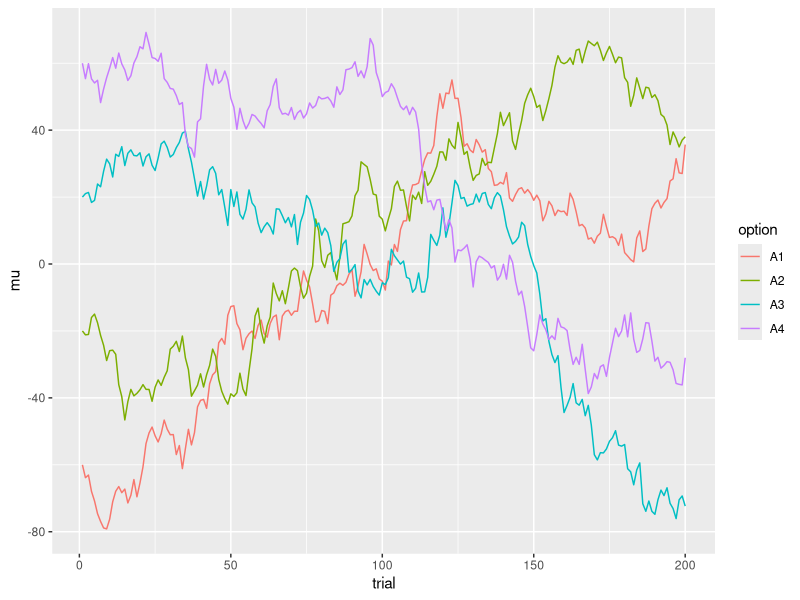
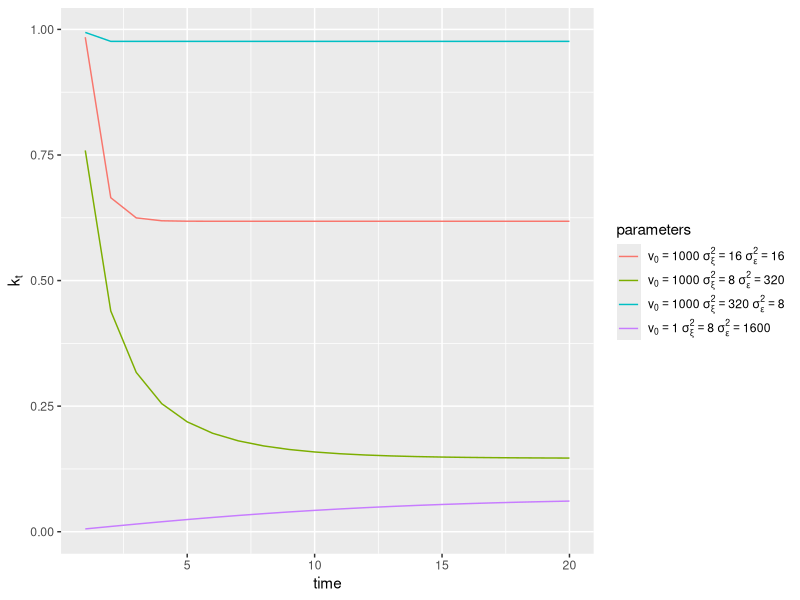
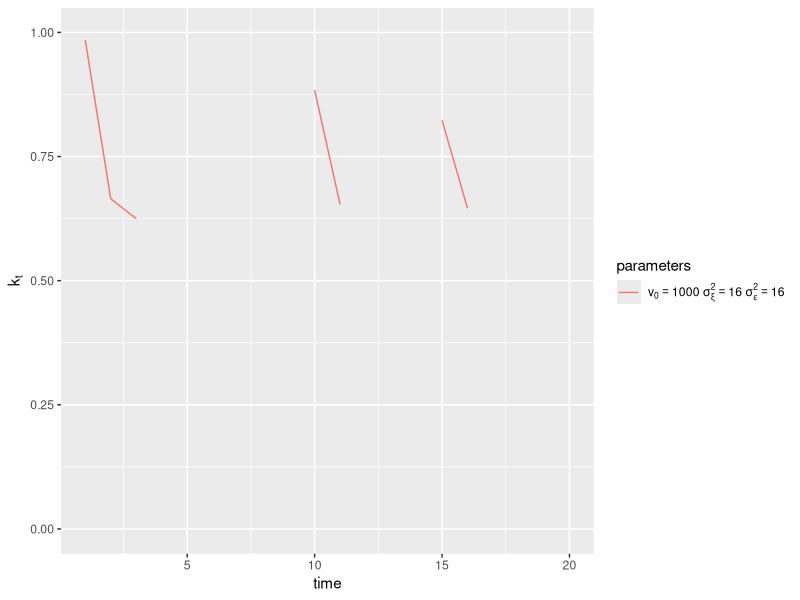
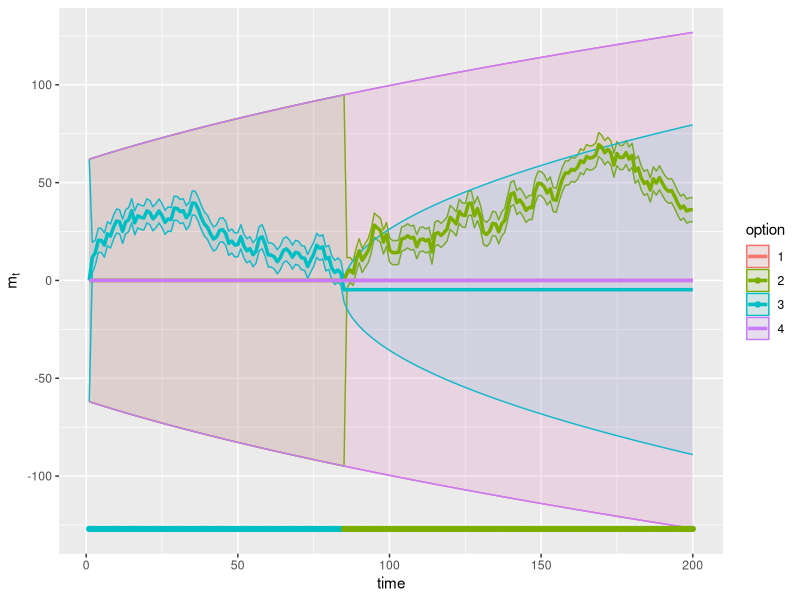
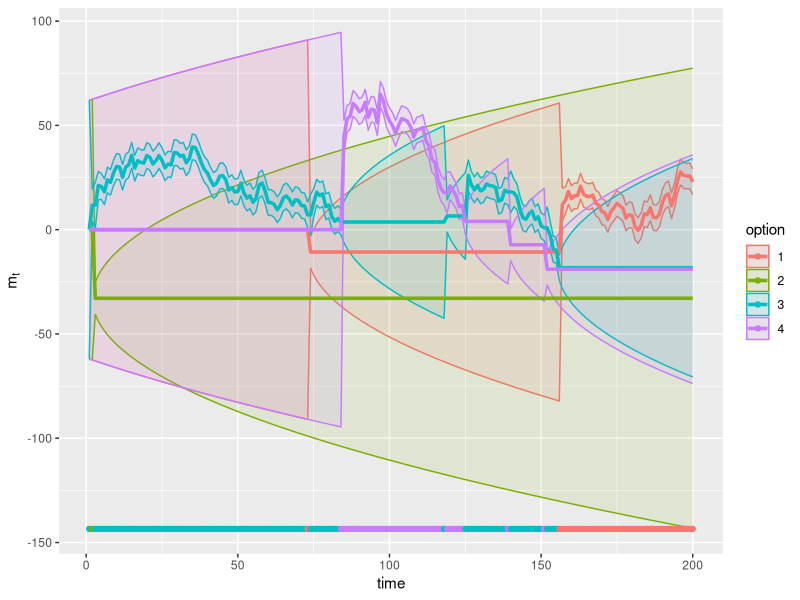
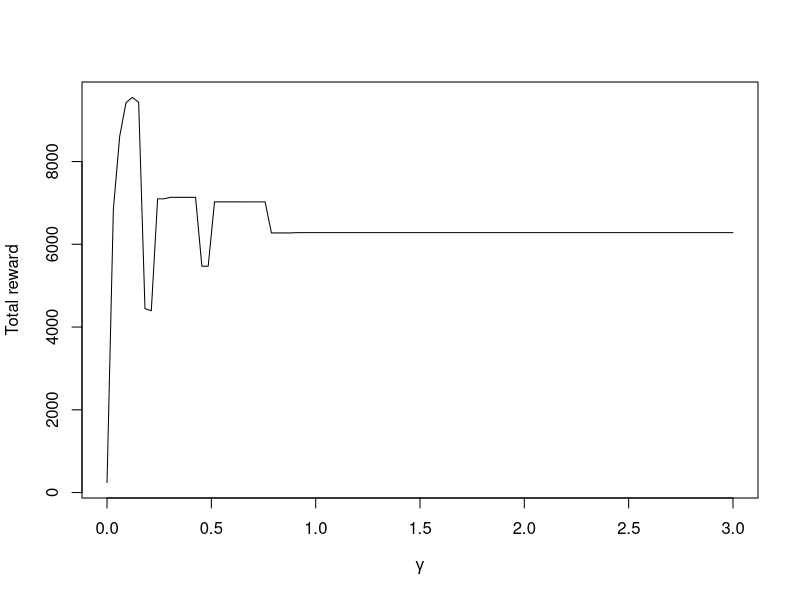
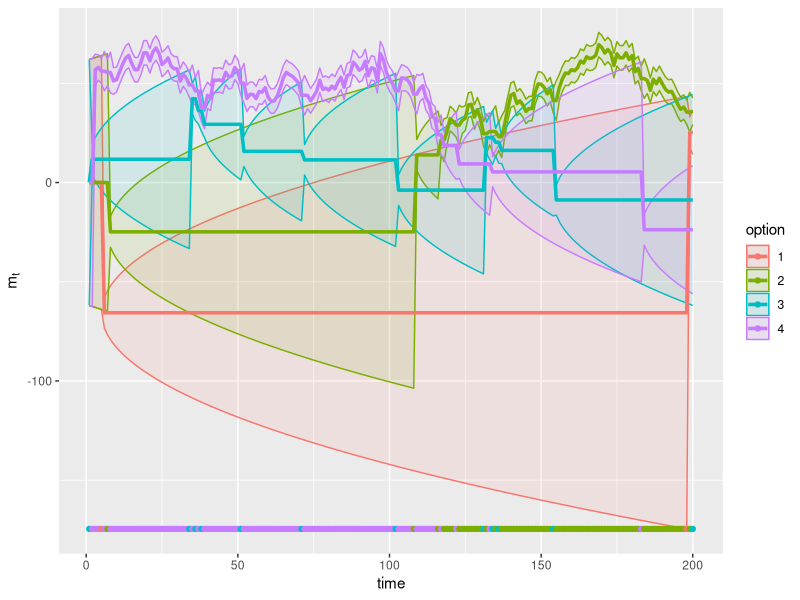
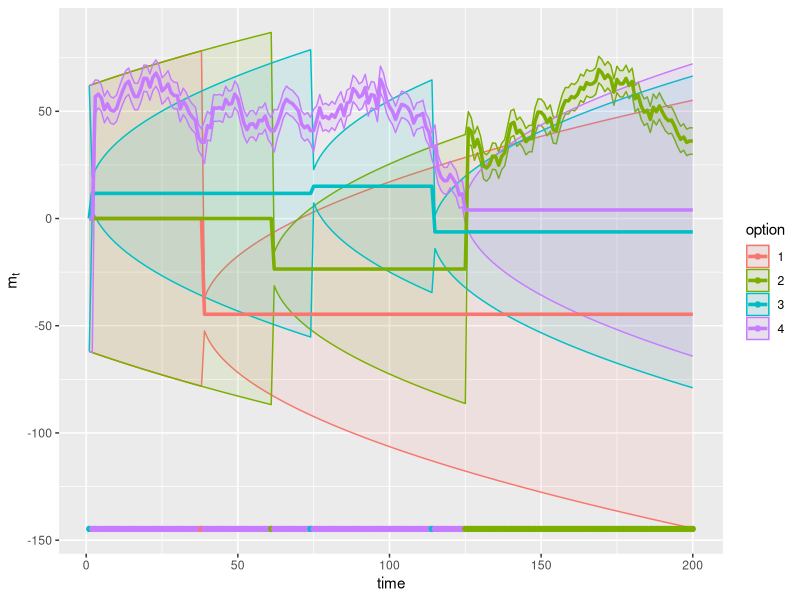

Source code (R) for these figures, in order:
## ---- chunk 1
knitr::opts_chunk$set(echo = TRUE)
options(digits=3,scipen=999)
## ---- chunk 2
set.seed(3) # set the random seed to replicate these results exactly
mu <- matrix(0.0,nrow=200,ncol=4) # to store the time-varying means
mu[1,] <- c(-60, -20, 20, 60) # initialize the means for t=1
for(t in 2:200) {
  mu[t,] <- mu[t-1,] + rnorm(4,mean=0,sd=4) # compute mean at t based on mean at t-1
}
rewards <- mu + rnorm(length(mu),mean=0,sd=4) # generate the stochastic rewards
mu <- as.data.frame(cbind(1:200,mu))
rewards <- as.data.frame(cbind(1:200,rewards))
colnames(rewards) <- colnames(mu) <- c("trial",paste0("A",1:4))
## ---- chunk 3
library(dplyr)
library(tidyr)
library(ggplot2)
mu %>%
  gather(key=option,value=mu,-trial) %>%
    ggplot(aes(x=trial,y=mu,colour=option)) + geom_line()
## ---- chunk 4
kalman_gain <- function(v0,sigma_xi_sq,sigma_epsilon_sq,nt=20) {
  kt <- rep(0,nt)
  v <- v0
  for(t in 1:nt) {
    kt[t] <- (v + sigma_xi_sq)/(v + sigma_xi_sq + sigma_epsilon_sq)
    v <- (1-kt[t])*(v + sigma_xi_sq)
  }
  return(kt)
}
rbind(
  data.frame(time=1:20,parameters=1,kf=kalman_gain(1000,16,16)),
  data.frame(time=1:20,parameters=2,kf=kalman_gain(1000,8,320)),
  data.frame(time=1:20,parameters=3,kf=kalman_gain(1000,320,8)),
  data.frame(time=1:20,parameters=4,kf=kalman_gain(1,8,1600))
  ) %>%
    mutate(parameters=factor(parameters)) %>%
    ggplot(aes(x=time,y=kf,colour=parameters)) + geom_line() + scale_color_discrete(labels=c(
      expression(v[0] == 1000 ~ sigma[xi]^2 == 16 ~ sigma[epsilon]^2 == 16),
      expression(v[0] == 1000 ~ sigma[xi]^2 == 8 ~ sigma[epsilon]^2 == 320),
      expression(v[0] == 1000 ~ sigma[xi]^2 == 320 ~ sigma[epsilon]^2 == 8),
      expression(v[0] == 1 ~ sigma[xi]^2 == 8 ~ sigma[epsilon]^2 == 1600)
    ))  + ylab(expression(k[t]))
## ---- chunk 5
kalman_gain <- function(chosen,v0,sigma_xi_sq,sigma_epsilon_sq,nt=20) {
  kt <- rep(0,nt)
  v <- v0
  for(t in 1:nt) {
    kt[t] <- ifelse(chosen[t],(v + sigma_xi_sq)/(v + sigma_xi_sq + sigma_epsilon_sq),0)
    v <- (1-kt[t])*(v + sigma_xi_sq)
  }
  return(kt)
}
chosen <- rep(FALSE,20)
chosen[c(1,2,3,10,11,15,16)] <- TRUE
data.frame(time=1:20,parameters=1,kf=kalman_gain(chosen,1000,16,16)) %>%
    mutate(parameters=factor(parameters),kf=replace(kf,kf==0,NA)) %>%
    ggplot(aes(x=time,y=kf,colour=parameters)) + geom_line() + scale_color_discrete(labels=c(
      expression(v[0] == 1000 ~ sigma[xi]^2 == 16 ~ sigma[epsilon]^2 == 16)
    ))  + ylab(expression(k[t])) + ylim(0,1)
## ---- chunk 6
rl_softmax_sim <- function(rewards,m0,v0,sigma_xi_sq,sigma_epsilon_sq,gamma) {
  nt <- nrow(rewards) # number of time points
  no <- ncol(rewards) # number of options
  m <- matrix(m0,ncol=no,nrow=nt+1) # to hold the posterior means
  v <- matrix(v0,ncol=no,nrow=nt+1) # to hold the posterior variances
  choice <- rep(0,nt) # to hold the choices of the RL agent
  reward <- rep(0.0,nt) # to hold the obtained rewards by the RL agent
  # loop over all timepoints
  for(t in 1:nt) {
    # use the prior means and compute the probability of choosing each option
    p <- exp(gamma*m[t,])
    p <- p/sum(p)
    # choose an option according to these probabilities
    choice[t] <- sample(1:4,size=1,prob=p)
    # get the reward of the choice
    reward[t] <- rewards[t,choice[t]]
    # set the Kalman gain for unchosen options
    kt <- rep(0,4)
    # set the Kalman gain for the chosen option
    kt[choice[t]] <- (v[t,choice[t]] + sigma_xi_sq)/(v[t,choice[t]] + sigma_xi_sq + sigma_epsilon_sq)
    # compute the posterior means
    m[t+1,] <- m[t,] + kt*(reward[t] - m[t,])
    # compute the posterior variances
    v[t+1,] <- (1-kt)*(v[t,] + sigma_xi_sq) 
  }
  # return everything of interest
  return(list(m=m,v=v,choice=choice,reward=reward))
}
## ---- chunk 7
rewards_mat <- as.matrix(rewards[,-1]) # extract rewards from the rewards data.frame
set.seed(123) # set seed to replicate results exactly
# run the RL agent with 
sim_softmax_100 <- rl_softmax_sim(rewards_mat,m0=0.0,v0=1000,sigma_xi_sq=16,sigma_epsilon_sq=16,gamma=1)
## ---- chunk 8
sum(sim_softmax_100$reward)
table(sim_softmax_100$choice)
## ---- chunk 9
set.seed(123)
sum(rewards[cbind(1:200,sample(1:4,size=200,replace = TRUE))])
## ---- chunk 10
plot_sim <- function(sim) { 
  data.frame(trial=1:200,option=factor(rep(1:4,each=200)),m=as.numeric(sim$m[-201,]),mmax=as.numeric(sim$m[-201,]) + 1.96*sqrt(as.numeric(sim$v[-201,])),mmin=as.numeric(sim$m[-201,]) - 1.96*sqrt(as.numeric(sim$v[-201,]))) %>%
    ggplot(aes(x=trial,y=m,colour=option,fill=option)) + geom_ribbon(aes(ymin=mmin,ymax=mmax),alpha=.1) + 
  geom_line(size=1.2) + geom_point(aes(x=trial,y=min(sim$m - 1.96*sqrt(sim$v)),colour=choice,fill=choice),data=data.frame(trial=1:200,choice=factor(sim$choice))) + xlab("time") + ylab(expression(m[t]))
}
plot_sim(sim_softmax_100)
## ---- chunk 11
set.seed(123)
sim_softmax_020 <- rl_softmax_sim(rewards_mat,m0=0.0,v0=1000,sigma_xi_sq=16,sigma_epsilon_sq=16,gamma=.2)
plot_sim(sim_softmax_020)
## ---- chunk 12
gamma <- seq(0,3,length=100)
out <- rep(0,100)
for(i in 1:length(gamma)) {
  set.seed(123)
  sim <- rl_softmax_sim(rewards_mat,m0=0.0,v0=1000,sigma_xi_sq=16,sigma_epsilon_sq=16,gamma=gamma[i])
  out[i] <- sum(sim$reward)
}
plot(gamma,out,type="l",xlab=expression(gamma),ylab="Total reward")
## ---- chunk 13
library(nnet)
rl_ucb_sim <- function(rewards,m0,v0,sigma_xi_sq,sigma_epsilon_sq,beta) {
  nt <- nrow(rewards)
  no <- ncol(rewards)
  m <- matrix(m0,ncol=no,nrow=nt+1)
  v <- matrix(v0,ncol=no,nrow=nt+1)
  choice <- rep(0,nt)
  reward <- rep(0.0,nt)
  for(t in 1:nt) {
    # choose the option with the highest UCB, breaking ties at random
    choice[t] <- which.is.max(m[t,] + beta*sqrt(v[t,]) + sigma_xi_sq)
    reward[t] <- rewards[t,choice[t]]
    # Kalman updates:
    kt <- rep(0,4)
    kt[choice[t]] <- (v[t,choice[t]] + sigma_xi_sq)/(v[t,choice[t]] + sigma_xi_sq + sigma_epsilon_sq)
    m[t+1,] <- m[t,] + kt*(reward[t] - m[t,])
    v[t+1,] <- (1-kt)*(v[t,] + sigma_xi_sq) 
  }
  return(list(m=m,v=v,choice=choice,reward=reward))
}
## ---- chunk 14
set.seed(123)
sim_ucb_196 <- rl_ucb_sim(rewards_mat,m0=0.0,v0=1000,sigma_xi_sq=16,sigma_epsilon_sq=16,beta=1.96)
plot_sim(sim_ucb_196)
## ---- chunk 15
set.seed(123)
sim_ucb_100 <- rl_ucb_sim(rewards_mat,m0=0.0,v0=1000,sigma_xi_sq=16,sigma_epsilon_sq=16,beta=1)
plot_sim(sim_ucb_100)
## ---- chunk 16
beta <- seq(0,3,length=100)
out <- rep(0,100)
for(i in 1:length(beta)) {
  set.seed(123)
  sim <- rl_ucb_sim(rewards_mat,m0=0.0,v0=1000,sigma_xi_sq=16,sigma_epsilon_sq=16,beta=beta[i])
  out[i] <- sum(sim$reward)
}
plot(beta,out,type="l",xlab=expression(beta),ylab="Total reward")
## ---- chunk 17
rl_thompson_sim <- function(rewards,m0,v0,sigma_xi_sq,sigma_epsilon_sq) {
  nt <- nrow(rewards)
  no <- ncol(rewards)
  m <- matrix(m0,ncol=no,nrow=nt+1)
  v <- matrix(v0,ncol=no,nrow=nt+1)
  choice <- rep(0,nt)
  reward <- rep(0.0,nt)
  for(t in 1:nt) {
    # draw values from the prior distributions of the mean reward
    sim_r <- rnorm(4,mean=m[t,],sd=sqrt(v[t,] + sigma_xi_sq)) 
    # choose the option with the highest sampled value
    choice[t] <- which.is.max(sim_r)
    reward[t] <- rewards[t,choice[t]]
    # Kalman updates:
    kt <- rep(0,4)
    kt[choice[t]] <- (v[t,choice[t]] + sigma_xi_sq)/(v[t,choice[t]] + sigma_xi_sq + sigma_epsilon_sq)
    m[t+1,] <- m[t,] + kt*(reward[t] - m[t,])
    v[t+1,] <- (1-kt)*(v[t,] + sigma_xi_sq) 
  }
  return(list(m=m,v=v,choice=choice,reward=reward))
}
set.seed(123)
sim_thompson <- rl_thompson_sim(rewards_mat,m0=0.0,v0=1000,sigma_xi_sq=16,sigma_epsilon_sq=16)
plot_sim(sim_thompson)
